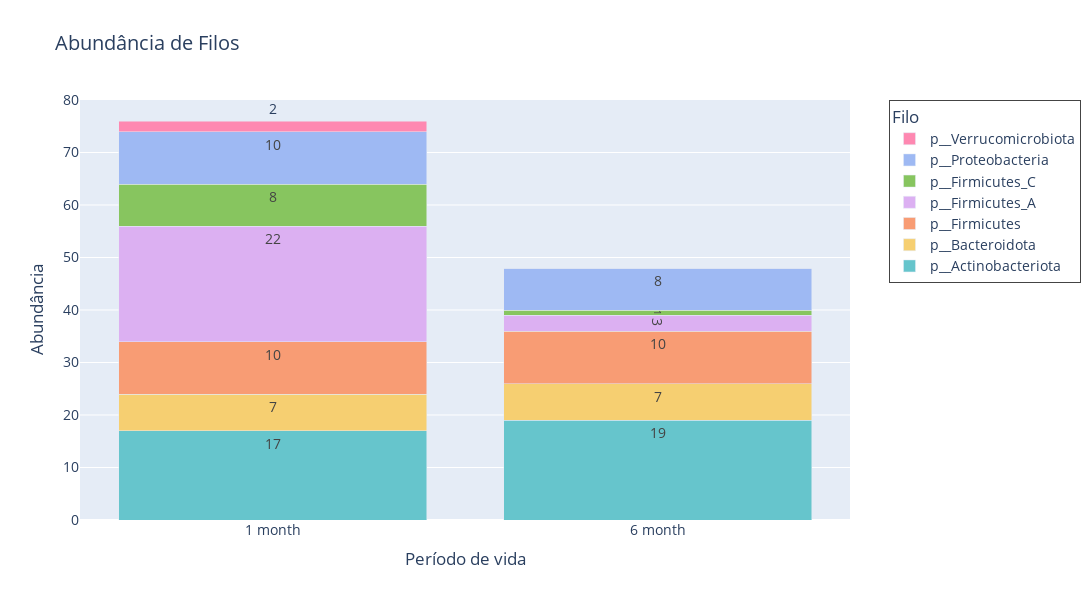

Notebook source saved alongside this figure:
### Code cell
# Definir a coluna 'Filos' como índice
df_filo_abundancia.set_index('Filos', inplace=True)

# Transpor o DataFrame para que os grupos (Obesos e Lean) sejam as colunas
df_filo_abundancia_t = df_filo_abundancia.T

# Definir uma paleta de cores personalizada
custom_colors = colors.qualitative.Pastel  # Outra opção seria colors.qualitative.Set3 ou qualquer paleta disponível

# Criar uma lista de barras empilhadas
fig = go.Figure()

# Adicionar cada filo ao gráfico como uma barra empilhada com cores personalizadas
for i, filo in enumerate(df_filo_abundancia_t.columns):
    fig.add_trace(go.Bar(
        name=filo,
        x=df_filo_abundancia_t.index,  # Grupos como "Obesos" e "Lean"
        y=df_filo_abundancia_t[filo],  # Valores de abundância
        hoverinfo='name+y',
        text=df_filo_abundancia_t[filo],  # Exibir valores de abundância nas barras
        marker_color=custom_colors[i % len(custom_colors)],  # Aplicar cores da paleta
    ))

# Definir o layout do gráfico, ajustando o tamanho (mais comprido) e a paleta de cores
fig.update_layout(
    barmode='stack',  # Empilhar as barras
    title='Abundância de Filos',
    xaxis_title='Período de vida',
    yaxis_title='Abundância',
    legend_title='Filo',
    font=dict(size=14),
    legend=dict(x=1.05, y=1, borderwidth=1),  # Posicionar a legenda
    width=1200,  # Ajustar a largura do gráfico
    height=600,  # Ajustar a altura do gráfico
)

# Exibir o gráfico
fig.show()

# Salvar o gráfico como imagem (png)
#fig.write_image('abund_filo_custom_plotly.png')

### Figure 1 — Plotly figure (JSON) as saved in the notebook; plotly's stock layout.template omitted (floating-point values rounded to 4 significant figures)
{"data": [{"hoverinfo": "name+y", "marker": {"color": "rgb(102, 197, 204)"}, "name": "p__Actinobacteriota", "text": [17, 19], "x": ["1 month", "6 month"], "y": [17, 19], "type": "bar"}, {"hoverinfo": "name+y", "marker": {"color": "rgb(246, 207, 113)"}, "name": "p__Bacteroidota", "text": [7, 7], "x": ["1 month", "6 month"], "y": [7, 7], "type": "bar"}, {"hoverinfo": "name+y", "marker": {"color": "rgb(248, 156, 116)"}, "name": "p__Firmicutes", "text": [10, 10], "x": ["1 month", "6 month"], "y": [10, 10], "type": "bar"}, {"hoverinfo": "name+y", "marker": {"color": "rgb(220, 176, 242)"}, "name": "p__Firmicutes_A", "text": [22, 3], "x": ["1 month", "6 month"], "y": [22, 3], "type": "bar"}, {"hoverinfo": "name+y", "marker": {"color": "rgb(135, 197, 95)"}, "name": "p__Firmicutes_C", "text": [8, 1], "x": ["1 month", "6 month"], "y": [8, 1], "type": "bar"}, {"hoverinfo": "name+y", "marker": {"color": "rgb(158, 185, 243)"}, "name": "p__Proteobacteria", "text": [10, 8], "x": ["1 month", "6 month"], "y": [10, 8], "type": "bar"}, {"hoverinfo": "name+y", "marker": {"color": "rgb(254, 136, 177)"}, "name": "p__Verrucomicrobiota", "text": [2, 0], "x": ["1 month", "6 month"], "y": [2, 0], "type": "bar"}], "layout": {"font": {"size": 14}, "legend": {"title": {"text": "Filo"}, "x": 1.05, "y": 1, "borderwidth": 1}, "barmode": "stack", "title": {"text": "Abundância de Filos"}, "xaxis": {"title": {"text": "Período de vida"}}, "yaxis": {"title": {"text": "Abundância"}}, "width": 1200, "height": 600}}
